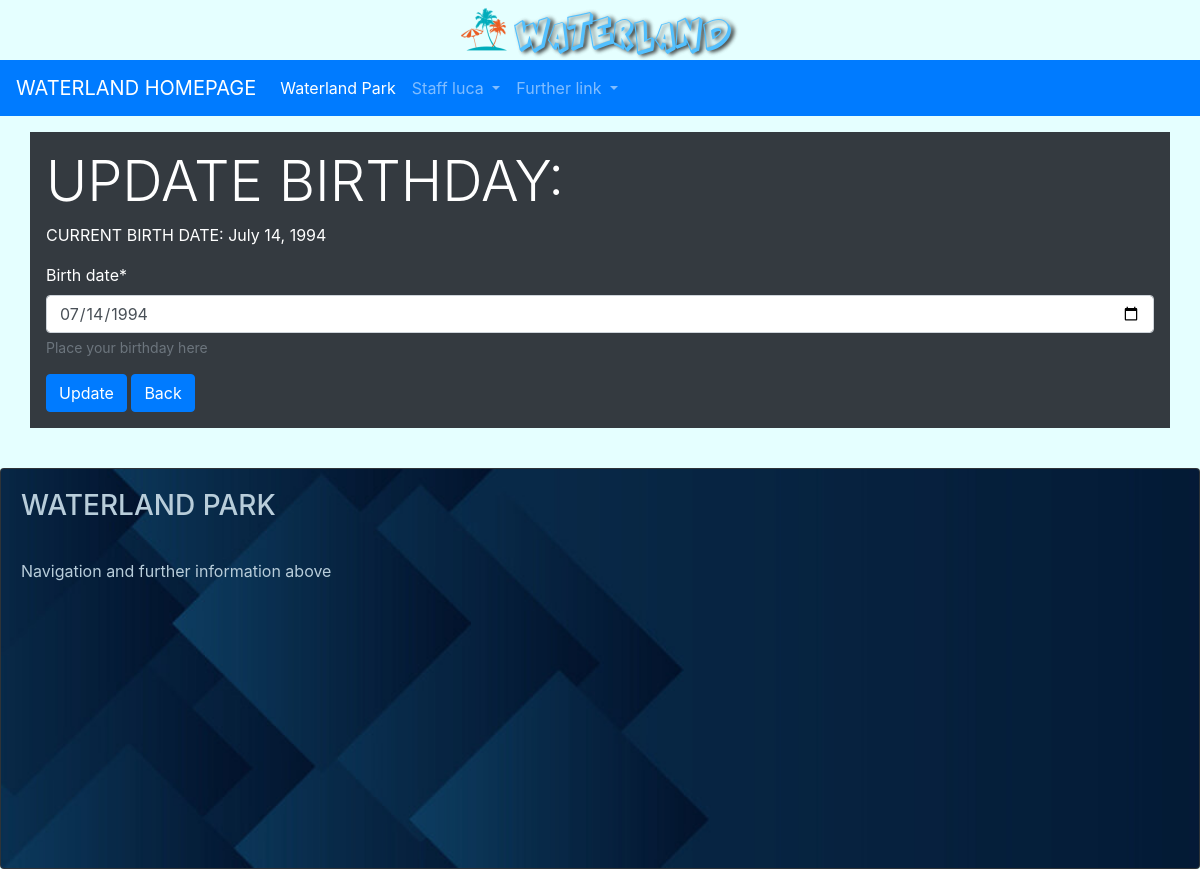
/userpark/user_profile/d83577a6-5913-11ed-9f49-92324b7a5a83/update_birth_date/ (signed in), run on an earlier commit of the app's database.
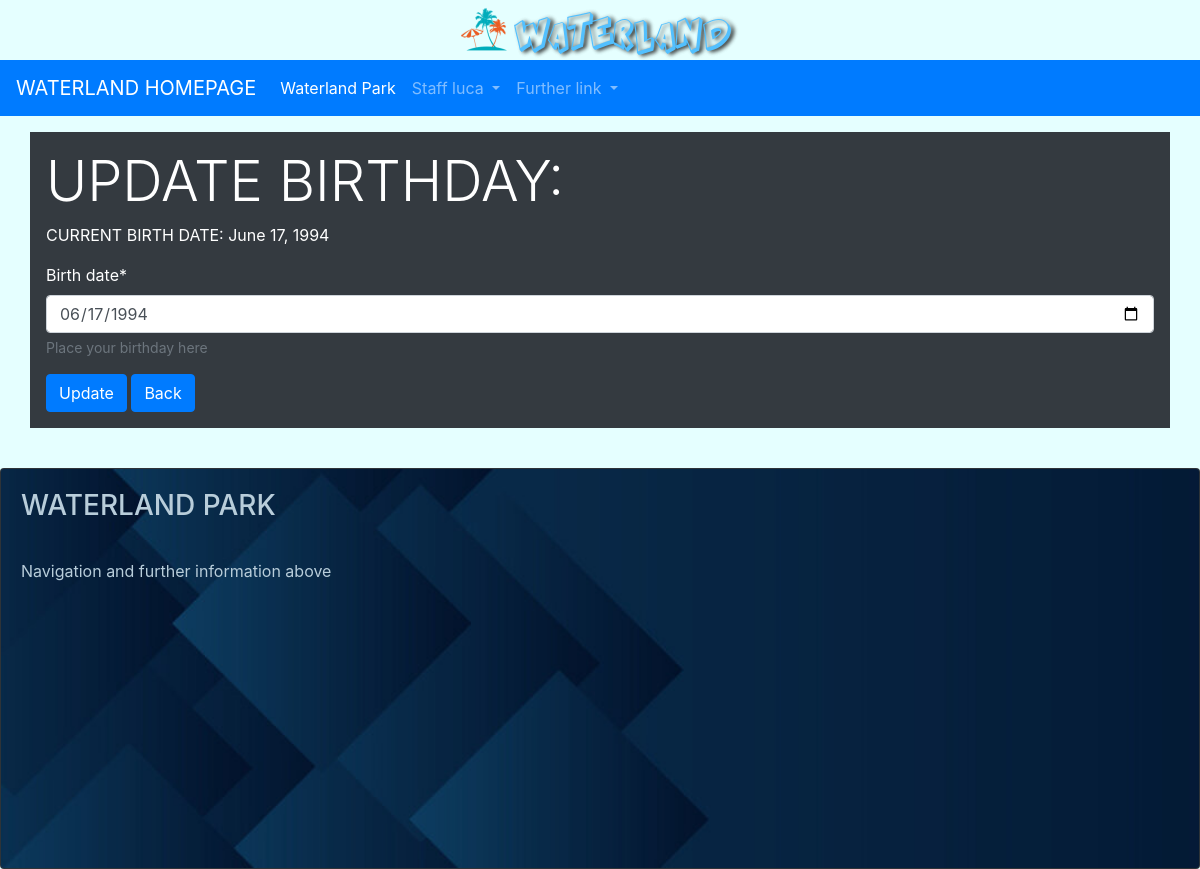
And on a later commit of the database.
### userpark/models.py (models this page shows, shortened)
class User(AbstractUser):
    GENDER_CHOICES = (
        ('M', 'Male'),
        ('F', 'Female'),
    )
    gender = models.CharField(max_length=1, choices=GENDER_CHOICES, help_text="Are you male or female?", null=True, default=None)
    birth_date = models.DateField(help_text="Place your birthday here", null=True,
                                  validators=[MaxValueValidator(limit_value=date.today()-timedelta(days=(365*7))),
                                              MinValueValidator(limit_value=date.today()-timedelta(days=(365*100)))], default=None)
    staff_assigned_code = models.CharField(max_length=5, help_text="Place your staff code here", null=True, unique=True, default=None)
    is_staff_member = models.BooleanField(default=False)
    propic = models.ImageField(upload_to=media_directory_path, blank=True, null=True,
                               default=None, help_text='Add your profile picture here', verbose_name='Picture Profile')
    slug = models.SlugField(null=False, unique=True)  # max length disabled

### userpark/views.py (the view)
# urls.py: path('user_profile/<slug:slug>/update_birth_date/', UserUpdateBirthDateView.as_view(), name='user-profile-update-birthdate'),
class UserUpdateBirthDateView(LoginRequiredMixin, SuccessMessageMixin, UpdateView):
    model = myUser
    form_class = UpdateBirthdateForm
    template_name = 'userpark/profile/update_birth_date.html'
    success_url = reverse_lazy('userpark:user-profile')
    success_message = 'Birth date updated'
    slug_field = 'slug'
    login_url = 'userpark:login'  # Redirect Login needed
    redirect_field_name = 'redirect_to'

### userpark/forms.py
class UpdateBirthdateForm(forms.ModelForm):
    class Meta:
        model = myUser
        fields = ['birth_date']
        widgets = {
            'birth_date': DateInput(),  # Complete range
        }

### userpark/templates/userpark/profile/update_birth_date.html (shortened to what this page needs)
{% extends 'navbase.html' %}
{% load crispy_forms_filters %}
{% block bodybase %}
    <div class="container p-3 my-3 bg-dark text-white">
        <h1 class="display-4">UPDATE BIRTHDAY:</h1>
        <p>CURRENT BIRTH DATE: {{ user.birth_date }}</p>
        <form method="post">{% csrf_token %}
        {{ form|crispy }}
        <button type="submit" class="btn btn-primary">Update</button>
        <a href="{% url 'userpark:user-profile' %}"> <button type="button" class="btn btn-primary">Back</button> </a>
        </form>
    </div>
    <br>
{% endblock %}

### templates/navbase.html (shortened to what this page needs)
{% extends 'base.html' %}
{% load static %}
{% block head %}
    <nav class="navbar navbar-expand-lg navbar navbar-dark bg-primary">
      <a class="navbar-brand" href="{% url 'home' %}">WATERLAND HOMEPAGE</a>
      <div class="collapse navbar-collapse" id="navbarNavDropdown">
        <ul class="navbar-nav">
          <li class="nav-item active">
            <a class="nav-link" href="{% url 'waterland-park-info-showcase' %}">Waterland Park <span class="sr-only">(current)</span></a>
          </li>
          {% if user.is_authenticated %}
              {% if user.is_staff_member %}
                <li class="nav-item dropdown">
                <a class="nav-link dropdown-toggle" href="#" id="navbarDropdownMenuLink" role="button" data-toggle="dropdown" aria-expanded="false">
                Staff {{ user.username }}
                </a>
                </li>
          {% endif %}
          {% endif %}
          <li class="nav-item dropdown">
            <a class="nav-link dropdown-toggle" href="#" id="navbarDropdownMenuLink" role="button" data-toggle="dropdown" aria-expanded="false">
              Further link
            </a>
          </li>
        </ul>
      </div>
    </nav>
{% endblock %}
{% block body %}
    {% block bodybase %}{% endblock %}
        <footer>
            <div class="card bg-dark text-white">
              <img src="{% static 'img/footer.jpg' %}" class="card-img" alt="footerimg">
              <div class="card-img-overlay">
                <h3 class="card-title" style="color:#b8cdda ; ">WATERLAND PARK</h3>
                  <br>
                <p class="card-text" style="color:#b8cdda ; ">Navigation and further information above</p>
              </div>
            </div>
        </footer>
{% endblock %}

What changed in the data, as far as the page shows it:
changed User "luca": birth_date "July 14, 1994" → "June 17, 1994"; birth_date "07/14/1994" → "06/17/1994"
